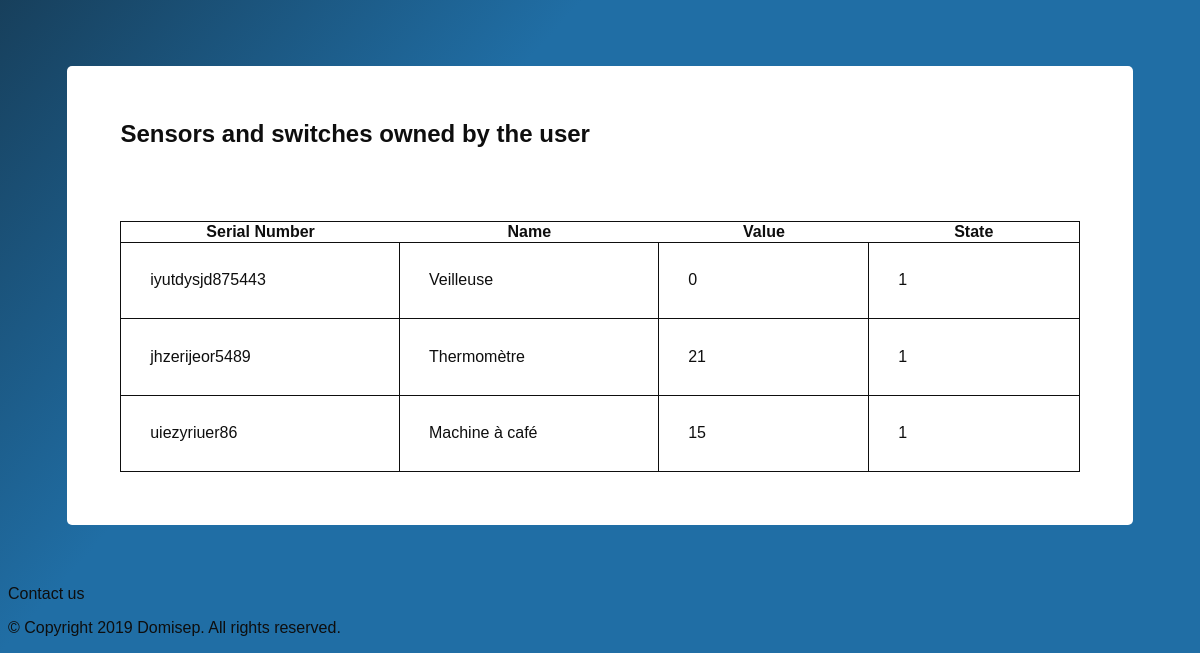
The page /user_profile.php?id=1 (signed in, lower part) on the database as committed earlier.
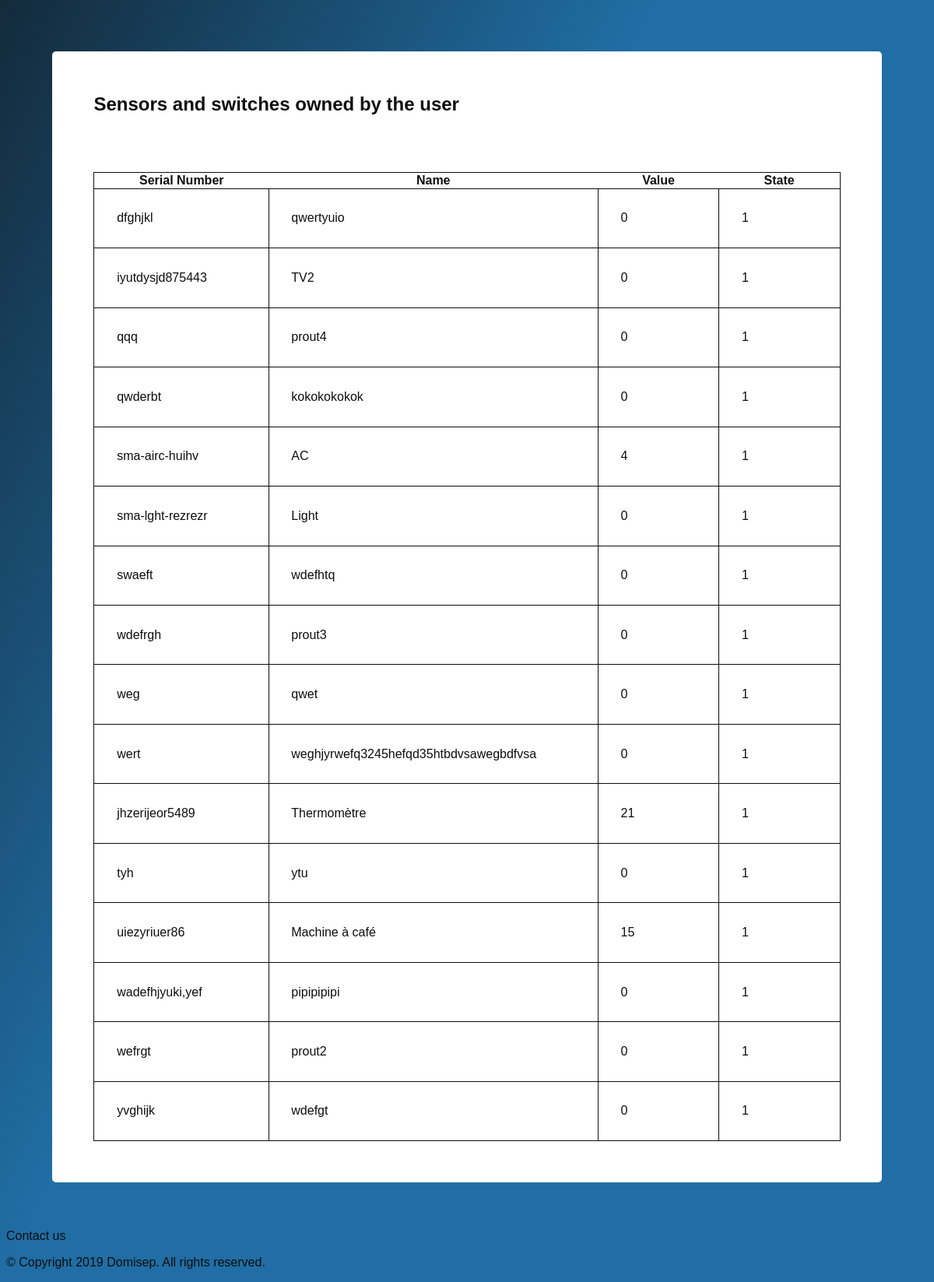
The same page on the database as committed later.
### tables this page shows
CREATE TABLE IF NOT EXISTS `components` (
  `name` varchar(50) NOT NULL,
  `serial_number` varchar(50) NOT NULL,
  `id_room` int(11) NOT NULL,
  `value` float NOT NULL DEFAULT '0',
  `state` tinyint(4) NOT NULL DEFAULT '1',
  PRIMARY KEY (`serial_number`)
);

### www/user_profile.php (the view, shortened to what this page needs)
<?php
$SESSION_home_id = $_SESSION['home_id'];
$dbhost = 'localhost';
$dbuser = 'root';
$dbpass = '';
$dbname = 'mff';
$conn = new mysqli($dbhost, $dbuser, $dbpass, $dbname);
$sql2 = "SELECT * FROM rooms WHERE id_home = $SESSION_home_id";
$result2 = mysqli_query($conn, $sql2);
$rooms = array();
if(mysqli_num_rows($result2) > 0)
{
  while($user_rooms = mysqli_fetch_assoc($result2))
  {
    array_push($rooms, $user_rooms);
  }
}
$components = array();
foreach($rooms as $rooms)
{
  $sql3 = "SELECT * FROM components where id_room = $rooms[id]";
  $result3 = mysqli_query($conn, $sql3);
  if(mysqli_num_rows($result3) > 0)
{
  while($user_components = mysqli_fetch_assoc($result3))
  {
    array_push($components, $user_components);
  }
}
}
?>
<!DOCTYPE html>
<html>
<head>
  <link rel="stylesheet" type="text/css" media="screen" href="user_profile.css" />
</head>
<body>
<div id="page-content">
<br><br>
<div class = "sensors_container">
<h2>Sensors and switches owned by the user</h2>
<div class="sensors">
<table id="user_sensors">
<tr>
  <th>Serial Number</th>
  <th>Name</th>
  <th>Value</th>
  <th>State</th>
</tr>
<?php
foreach($components as $components)
{
   echo "<tr><td>". $components['serial_number'] . "<td>". $components['name']. "<td>". $components['value']. "<td>". $components['state']. "</td></tr>";}?>
</table>
</div>
</div>
</div>
<?php
include 'components/footer/footer.php';
?>
</body>
</html>

### www/components/footer/footer.php
<!DOCTYPE html>
<footer>
  <div>
    <a class="contact-opener">Contact us</a>
    <p>&copy; Copyright <?php echo date("Y"); ?> Domisep. All rights reserved.</p
  </div>
</footer>

### www/user_profile.css (style rules this page uses)
body { background-image: linear-gradient(to bottom right, #0E0E0E, #206ea5 50%); font-family: Arial, Helvetica, sans-serif; font-weight: lighter; color: #0E0E0E; }
#page-content { padding:5%; }
h2 { padding-left:5%;padding-top:5%; }
.user_info, tr, td { border: 1px solid #ddd; border-collapse: collapse; padding: 3%; width: 35%; }
.sensors_container { background-color: #fff; width: 100%; border-radius:5px; margin: auto; margin-top: 3%; color: #0E0E0E; }
.sensors { padding:5%; }
#user_sensors { border-collapse: collapse; }
.user_sensors, tr, td { border: 1px solid #0E0E0E; padding: 3%; width: 5%; }

Rows that differ between the two databases and show on the page:
added components: serial_number "dfghjkl", name "qwertyuio", value "0", state "1"
changed components "iyutdysjd875443": name "Veilleuse" → "TV2"
added components: serial_number "qqq", name "prout4", value "0", state "1"
added components: serial_number "qwderbt", name "kokokokokok", value "0", state "1"
added components: serial_number "sma-airc-huihv", name "AC", value "4", state "1"
added components: serial_number "sma-lght-rezrezr", name "Light", value "0", state "1"
added components: serial_number "swaeft", name "wdefhtq", value "0", state "1"
added components: serial_number "wdefrgh", name "prout3", value "0", state "1"
added components: serial_number "weg", name "qwet", value "0", state "1"
added components: serial_number "wert", name "weghjyrwefq3245hefqd35htbdvsawegbdfvsa", value "0", state "1"
added components: serial_number "tyh", name "ytu", value "0", state "1"
added components: serial_number "wadefhjyuki,yef", name "pipipipipi", value "0", state "1"
added components: serial_number "wefrgt", name "prout2", value "0", state "1"
added components: serial_number "yvghijk", name "wdefgt", value "0", state "1"
